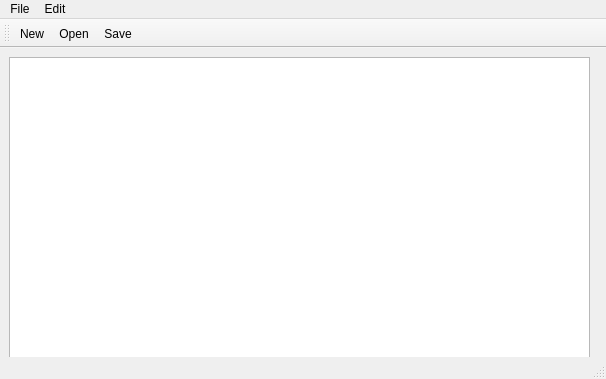
<?xml version="1.0" encoding="UTF-8"?>
<ui version="4.0">
 <class>MainWindow</class>
 <widget class="QMainWindow" name="MainWindow">
  <property name="geometry">
   <rect>
    <x>0</x>
    <y>0</y>
    <width>606</width>
    <height>379</height>
   </rect>
  </property>
  <property name="windowTitle">
   <string>MainWindow</string>
  </property>
  <widget class="QWidget" name="centralwidget">
   <widget class="QWidget" name="verticalLayoutWidget">
    <property name="geometry">
     <rect>
      <x>9</x>
      <y>9</y>
      <width>581</width>
      <height>311</height>
     </rect>
    </property>
    <layout class="QVBoxLayout" name="verticalLayout">
     <item>
      <widget class="QTextEdit" name="textEdit"/>
     </item>
    </layout>
   </widget>
  </widget>
  <widget class="QMenuBar" name="menubar">
   <property name="geometry">
    <rect>
     <x>0</x>
     <y>0</y>
     <width>606</width>
     <height>22</height>
    </rect>
   </property>
   <widget class="QMenu" name="menuFile">
    <property name="title">
     <string>File</string>
    </property>
    <addaction name="actionNew"/>
    <addaction name="actionOpen"/>
    <addaction name="actionSave"/>
    <addaction name="actionPrint"/>
    <addaction name="actionExit"/>
   </widget>
   <widget class="QMenu" name="menuEdit">
    <property name="title">
     <string>Edit</string>
    </property>
    <addaction name="actionCopy"/>
    <addaction name="actionPaste"/>
    <addaction name="actionCut"/>
    <addaction name="actionUndo"/>
    <addaction name="actionRedo"/>
   </widget>
   <addaction name="menuFile"/>
   <addaction name="menuEdit"/>
  </widget>
  <widget class="QToolBar" name="toolBar">
   <property name="windowTitle">
    <string>toolBar</string>
   </property>
   <attribute name="toolBarArea">
    <enum>TopToolBarArea</enum>
   </attribute>
   <attribute name="toolBarBreak">
    <bool>false</bool>
   </attribute>
   <addaction name="actionNew"/>
   <addaction name="actionOpen"/>
   <addaction name="actionSave"/>
  </widget>
  <widget class="QStatusBar" name="statusBar"/>
  <action name="actionNew">
   <property name="icon">
    <iconset resource="Resources.qrc">
     <normaloff>:/imgs/Icons/New.bmp</normaloff>:/imgs/Icons/New.bmp</iconset>
   </property>
   <property name="text">
    <string>New</string>
   </property>
  </action>
  <action name="actionOpen">
   <property name="icon">
    <iconset resource="Resources.qrc">
     <normaloff>:/imgs/Icons/Open.bmp</normaloff>:/imgs/Icons/Open.bmp</iconset>
   </property>
   <property name="text">
    <string>Open</string>
   </property>
  </action>
  <action name="actionSave">
   <property name="icon">
    <iconset resource="Resources.qrc">
     <normaloff>:/imgs/Icons/Save.bmp</normaloff>:/imgs/Icons/Save.bmp</iconset>
   </property>
   <property name="text">
    <string>Save</string>
   </property>
  </action>
  <action name="actionCopy">
   <property name="icon">
    <iconset resource="Resources.qrc">
     <normaloff>:/imgs/Icons/Copy.bmp</normaloff>:/imgs/Icons/Copy.bmp</iconset>
   </property>
   <property name="text">
    <string>Copy</string>
   </property>
  </action>
  <action name="actionPaste">
   <property name="icon">
    <iconset resource="Resources.qrc">
     <normaloff>:/imgs/Icons/Paste.bmp</normaloff>:/imgs/Icons/Paste.bmp</iconset>
   </property>
   <property name="text">
    <string>Paste</string>
   </property>
  </action>
  <action name="actionCut">
   <property name="icon">
    <iconset resource="Resources.qrc">
     <normaloff>:/imgs/Icons/Cut.bmp</normaloff>:/imgs/Icons/Cut.bmp</iconset>
   </property>
   <property name="text">
    <string>Cut</string>
   </property>
  </action>
  <action name="actionUndo">
   <property name="text">
    <string>Undo</string>
   </property>
  </action>
  <action name="actionRedo">
   <property name="text">
    <string>Redo</string>
   </property>
  </action>
  <action name="actionPrint">
   <property name="text">
    <string>Print</string>
   </property>
  </action>
  <action name="actionExit">
   <property name="text">
    <string>Exit</string>
   </property>
  </action>
 </widget>
 <resources>
  <include location="Resources.qrc"/>
 </resources>
 <connections/>
</ui>
